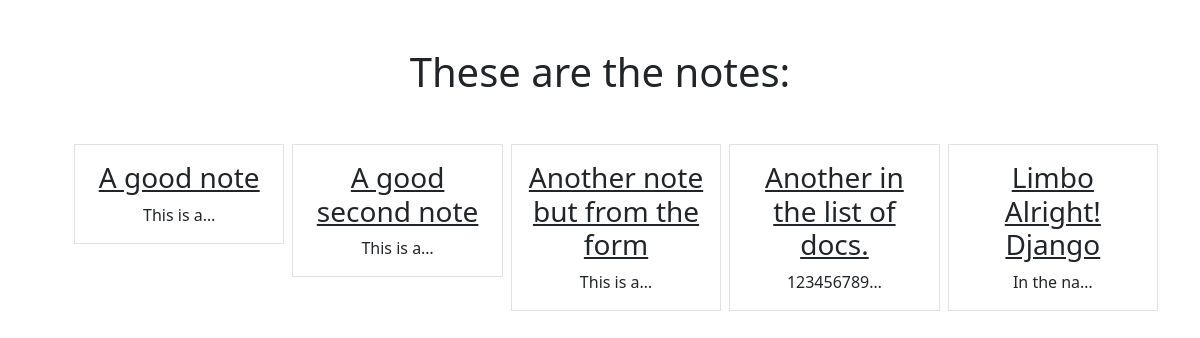
Before: /smart/notes with the older database file.
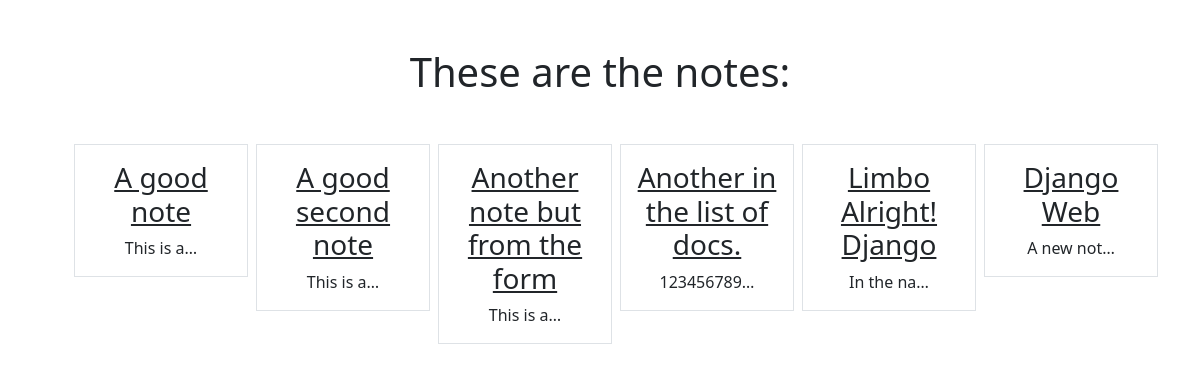
After: the same page with the newer database file.
### notes/models.py (models this page shows)
class Notes(models.Model):
    title = models.CharField(max_length=200)
    text = models.TextField()
    created = models.DateTimeField(auto_now_add=True)

### notes/views.py (the view)
# urls.py: path('notes', views.NotesListView.as_view(), name="notes.list"),
class NotesListView(ListView):
    model = Notes
    context_object_name = 'notes'
    template_name = 'notes/notes_list.html'

### notes/templates/notes/notes_list.html
{% extends "base.html" %}
{% block content %}
<h1 class="my-5">These are the notes: </h1>
<ul>
    <div class="row row-cols3 g-2">
        {% for note in notes %}
        <div class="col">
            <div class="p-3 border">
                <a href="{% url 'notes.detail' pk=note.id %}" class="text-dark text-decoration-non" >
                    <h3>{{note.title}}</h3>
                </a>
                {{note.text|truncatechars:10}}
            </div>
        </div>
        {% endfor %}
    </div>
</ul>
{% endblock %}

Changed rows visible on the page:
added Notes: title "Django Web", text "A new not…"
